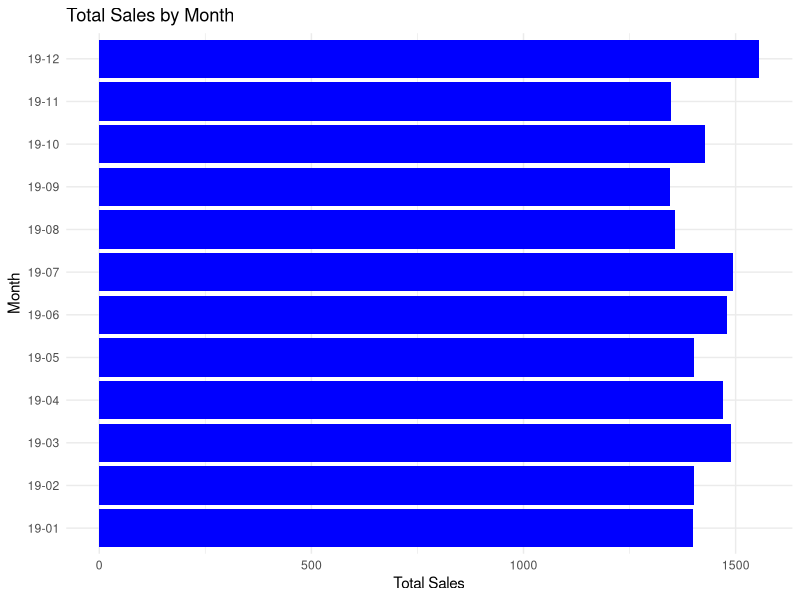
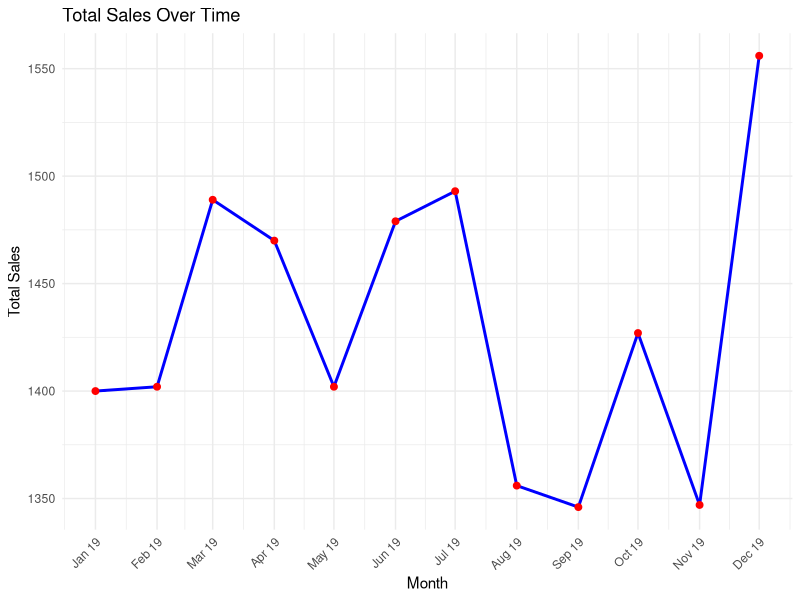
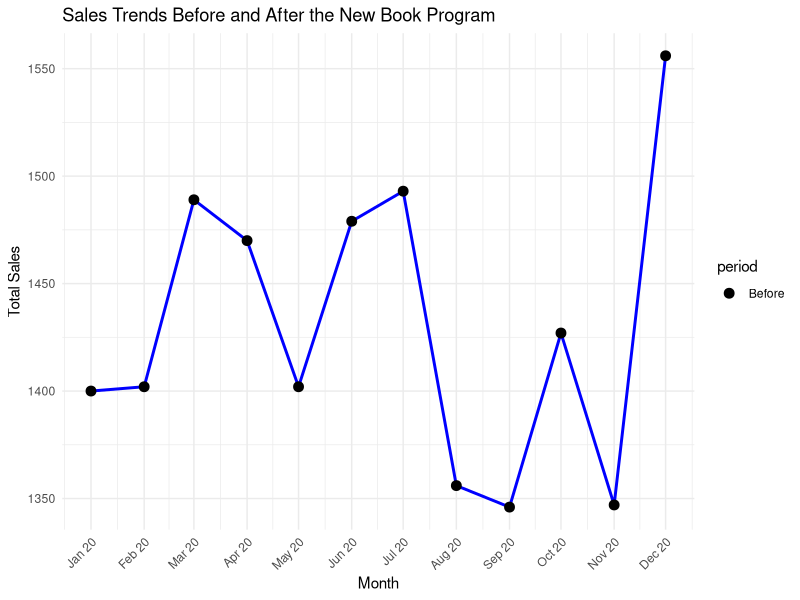

Recreate these plots in R, in order. (Note: this script raises an error after producing the figures.)
## ---- chunk 1
library(tidyverse)
library(lubridate)
## ---- chunk 2
book <- read.csv("sales2019.csv")
## ---- chunk 3
head(book)
str(book)
glimpse(book)
## ---- chunk 4
#checking missing data
missing_percentage <- colSums(is.na(book)) / nrow(book) * 100
print(missing_percentage)
## ---- chunk 5
# a. Changing to date format

book1 <- book %>%
  select(date, total_purchased, customer_type, user_submitted_review) %>%
  mutate(date = as.Date(date, format = "%m/%d/%Y"))
## ---- chunk 6
book2 <- book1 %>%
  mutate(month = format(date, "%Y-%m"))

str(book2$month)
glimpse(book2)
print(book2)
  
## ---- chunk 7
 book3<- book2 %>%
  group_by(month)%>%
  summarise(purchased=sum(total_purchased,na.rm = TRUE))
   
 print(book3)
## ---- chunk 8
 ggplot(book3, aes(x = factor(month, levels = unique(month)), y = purchased)) +
   geom_col(fill = "blue") +
   coord_flip() +
   labs(title = "Total Sales by Month",
        x = "Month",
        y = "Total Sales") +
   theme_minimal()
## ---- chunk 9
 ggplot(book3, aes(x = as.Date(paste0(month, "-01")), y = purchased, group = 1)) +
   geom_line(color = "blue", size = 1) +  # Line color and thickness
   geom_point(color = "red", size = 2) +  # Add points for clarity
   labs(title = "Total Sales Over Time",
        x = "Month",
        y = "Total Sales") +
   theme_minimal() +
   scale_x_date(date_labels = "%b %Y", date_breaks = "1 month") +  # Format x-axis
   theme(axis.text.x = element_text(angle = 45, hjust = 1))  # Rotate labels for readability
 
## ---- chunk 10
book4 <- book3 %>%
   mutate(month = as.Date(paste0("20", substr(month, 3, 7), "-01"))) 
 str(book4)
## ---- chunk 11
 book5 <- book4 %>%
   mutate(period = ifelse(month < as.Date("2019-07-01"), "Before", "After"))
 print(book5)
## ---- chunk 12
summary_stats <- book5 %>%
   group_by(period) %>%
   summarise(
     total_sales = sum(purchased, na.rm = TRUE),
     avg_sales = mean(purchased, na.rm = TRUE),
     sd_sales = sd(purchased, na.rm = TRUE),
     median_sales = median(purchased, na.rm = TRUE),
     min_sales = min(purchased, na.rm = TRUE),
     max_sales = max(purchased, na.rm = TRUE),
     count = n()
   )
 
 print(summary_stats)
## ---- chunk 13
 library(ggplot2)
 
 ggplot(book5, aes(x = month, y = purchased, group = 1)) +
   geom_line(color = "blue", size = 1) +  # Blue line for sales trend
   geom_point(aes(color = period), size = 3) +  # Different colors for Before/After
   geom_vline(xintercept = as.Date("2019-07-01"), linetype = "dashed", color = "red") +  # Mark July 2019
   labs(title = "Sales Trends Before and After the New Book Program",
        x = "Month",
        y = "Total Sales") +
   theme_minimal() +
   scale_x_date(date_labels = "%b %Y", date_breaks = "1 month") +  # Show all months
   scale_color_manual(values = c("Before" = "black", "After" = "red")) +  # Colors for periods
   theme(axis.text.x = element_text(angle = 45, hjust = 1)) 

## ---- chunk 14
 t_test_result <- t.test(purchased ~ period, data = book5, var.equal = TRUE)  
 
 print(t_test_result) 
 
 #p-value = 0.6367 → This is much greater than 0.05, meaning we fail to reject the null hypothesis. There is no significant difference in sales before and after July.
 #Mean sales (Before) = 1440.33, Mean sales (After) = 1420.83 → Sales actually decreased slightly after July.
 # 95% Confidence Interval: (-108.7, 69.7) → This range includes 0, meaning there is no clear increase or decrease in sales due to the new book program.
 
 #4. Regression Analysis (Account for Other Factors)
 # Convert month to numerical format for regression
 book6 <- book5 %>%
   mutate(month_numeric = as.numeric(format(month, "%m")),  # Extract month as a number
          period_binary = ifelse(period == "After", 1, 0))  # Convert period to binary (0=Before, 1=After)
## ---- chunk 15
 model <- lm(purchased ~ period, data = book6)
 
 # Display summary of the model
 summary(model)
